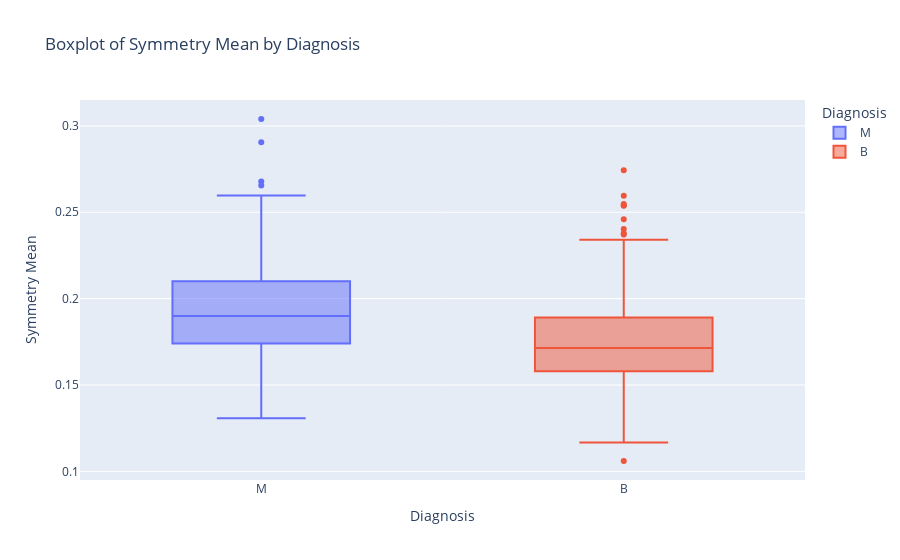

The notebook cell saved with this chart:
### Markdown cell above
### Boxplot of Symmetry Mean by Diagnosis

### Code cell
fig_symmetry = px.box(df, x='diagnosis', y='symmetry_mean', color='diagnosis',
                      title='Boxplot of Symmetry Mean by Diagnosis',
                      labels={'diagnosis': 'Diagnosis', 'symmetry_mean': 'Symmetry Mean'})

fig_symmetry.show()

### Figure 1 — Plotly figure (JSON) as saved in the notebook; plotly's stock layout.template omitted (floating-point values rounded to 4 significant figures; data arrays with more than 128 entries replaced by an {"elided": "..."} marker saying what was removed)
{"data": [{"alignmentgroup": "True", "hovertemplate": "Diagnosis=%{x}<br>Symmetry Mean=%{y}<extra></extra>", "legendgroup": "M", "marker": {"color": "#636efa"}, "name": "M", "notched": false, "offsetgroup": "M", "orientation": "v", "showlegend": true, "type": "box", "x": {"elided": "212 str values"}, "x0": " ", "xaxis": "x", "y": {"elided": "212 float values"}, "y0": " ", "yaxis": "y"}, {"alignmentgroup": "True", "hovertemplate": "Diagnosis=%{x}<br>Symmetry Mean=%{y}<extra></extra>", "legendgroup": "B", "marker": {"color": "#EF553B"}, "name": "B", "notched": false, "offsetgroup": "B", "orientation": "v", "showlegend": true, "type": "box", "x": {"elided": "357 str values"}, "x0": " ", "xaxis": "x", "y": {"elided": "357 float values"}, "y0": " ", "yaxis": "y"}], "layout": {"boxmode": "overlay", "legend": {"title": {"text": "Diagnosis"}, "tracegroupgap": 0}, "title": {"text": "Boxplot of Symmetry Mean by Diagnosis"}, "xaxis": {"anchor": "y", "categoryarray": ["M", "B"], "categoryorder": "array", "domain": [0, 1], "title": {"text": "Diagnosis"}}, "yaxis": {"anchor": "x", "domain": [0, 1], "title": {"text": "Symmetry Mean"}}}}
